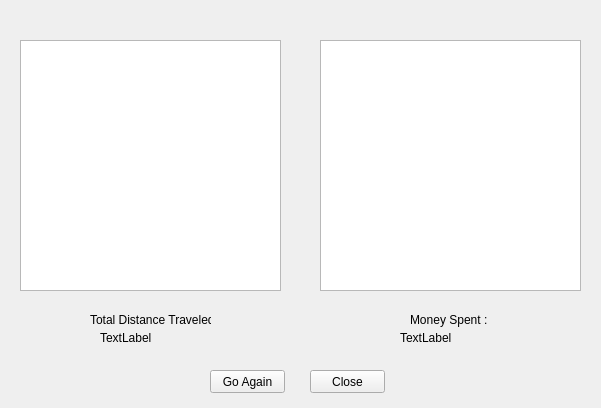
<?xml version="1.0" encoding="UTF-8"?>
<ui version="4.0">
 <class>end</class>
 <widget class="QWidget" name="end">
  <property name="geometry">
   <rect>
    <x>0</x>
    <y>0</y>
    <width>601</width>
    <height>408</height>
   </rect>
  </property>
  <property name="minimumSize">
   <size>
    <width>601</width>
    <height>408</height>
   </size>
  </property>
  <property name="maximumSize">
   <size>
    <width>601</width>
    <height>408</height>
   </size>
  </property>
  <property name="windowTitle">
   <string>Form</string>
  </property>
  <widget class="QLabel" name="label">
   <property name="geometry">
    <rect>
     <x>90</x>
     <y>310</y>
     <width>121</width>
     <height>20</height>
    </rect>
   </property>
   <property name="text">
    <string>Total Distance Traveled : </string>
   </property>
  </widget>
  <widget class="QLabel" name="distTraveled">
   <property name="geometry">
    <rect>
     <x>100</x>
     <y>330</y>
     <width>101</width>
     <height>16</height>
    </rect>
   </property>
   <property name="text">
    <string>TextLabel</string>
   </property>
  </widget>
  <widget class="QLabel" name="label_2">
   <property name="geometry">
    <rect>
     <x>410</x>
     <y>310</y>
     <width>81</width>
     <height>20</height>
    </rect>
   </property>
   <property name="text">
    <string>Money Spent :</string>
   </property>
  </widget>
  <widget class="QLabel" name="totalSpent">
   <property name="geometry">
    <rect>
     <x>400</x>
     <y>330</y>
     <width>101</width>
     <height>16</height>
    </rect>
   </property>
   <property name="text">
    <string>TextLabel</string>
   </property>
  </widget>
  <widget class="QPushButton" name="close">
   <property name="geometry">
    <rect>
     <x>310</x>
     <y>370</y>
     <width>75</width>
     <height>23</height>
    </rect>
   </property>
   <property name="text">
    <string>Close</string>
   </property>
  </widget>
  <widget class="QPushButton" name="goAgain">
   <property name="geometry">
    <rect>
     <x>210</x>
     <y>370</y>
     <width>75</width>
     <height>23</height>
    </rect>
   </property>
   <property name="text">
    <string>Go Again</string>
   </property>
  </widget>
  <widget class="QTableWidget" name="wineryList">
   <property name="geometry">
    <rect>
     <x>20</x>
     <y>40</y>
     <width>261</width>
     <height>251</height>
    </rect>
   </property>
  </widget>
  <widget class="QTableWidget" name="wineList">
   <property name="geometry">
    <rect>
     <x>320</x>
     <y>40</y>
     <width>261</width>
     <height>251</height>
    </rect>
   </property>
  </widget>
 </widget>
 <resources/>
 <connections/>
</ui>
